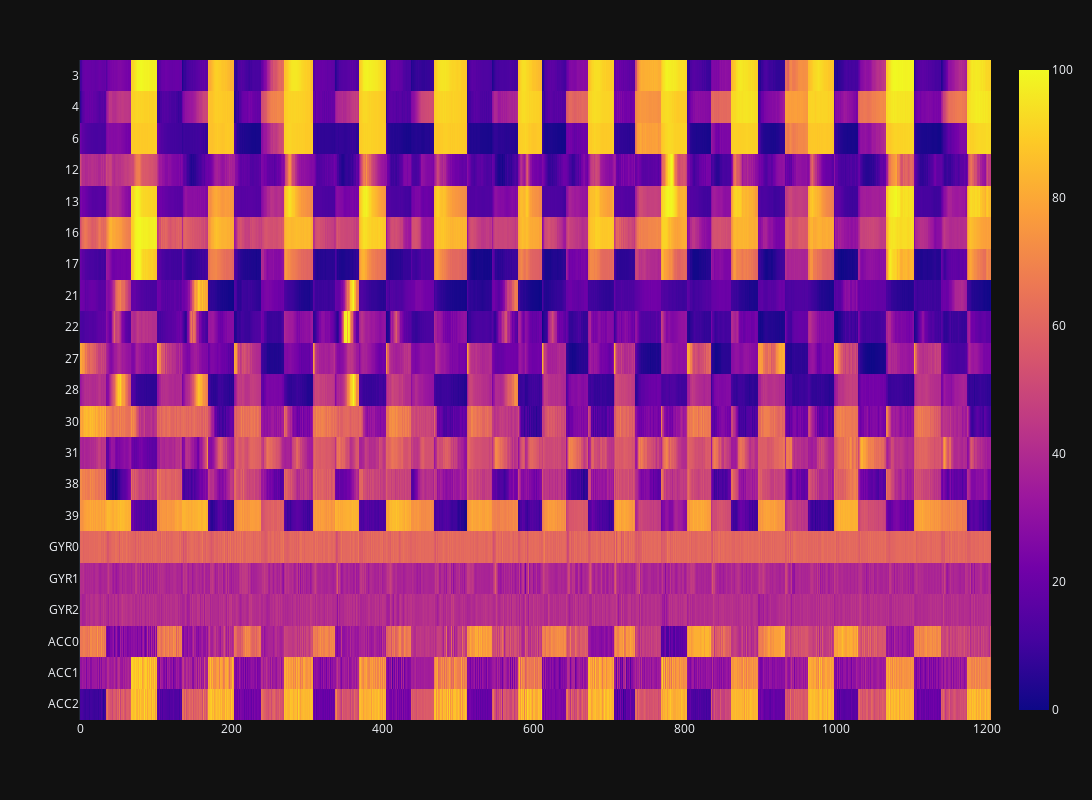

Notebook code for this chart:
### Code cell
montage = "2023-05-15_16-16-08.palm"
montage_info = meta_info.loc[montage]
X_train, _, y_train, _, _ = read_train_and_test(montage, montage_info['mark_sensors'] + cols_gyr + cols_acc, 'act_label')
bounds = pd.read_csv('marked/' + montage + '.bounds').iloc[:, 0]

scaler = MinMaxScaler((0, 100))
X_train = pd.DataFrame(scaler.fit_transform(X_train), columns=X_train.columns, index=X_train.index)

mask = (y_train == 2) #| (y_train == 12) | (y_train == 22)
X_train_masked = X_train[mask].reset_index(drop=True)

fig = px.imshow(X_train_masked.T, width=1500, height=800)
fig.show()
#for bound in bounds[:100]:
#    fig.add_vline(bound, line=dict(width=1), opacity=0.7)
X_train_masked

### Figure 1 — Plotly figure (JSON) as saved in the notebook; plotly's stock layout.template omitted (floating-point values rounded to 4 significant figures; data arrays with more than 128 entries replaced by an {"elided": "..."} marker saying what was removed)
{"data": [{"coloraxis": "coloraxis", "hovertemplate": "x: %{x}<br>y: %{y}<br>color: %{z}<extra></extra>", "name": "0", "type": "heatmap", "x": {"elided": "1206 int values"}, "xaxis": "x", "y": ["3", "4", "6", "12", "13", "16", "17", "21", "22", "27", "28", "30", "31", "38", "39", "GYR0", "GYR1", "GYR2", "ACC0", "ACC1", "ACC2"], "yaxis": "y", "z": {"elided": "21x1206 float values"}}], "layout": {"coloraxis": {"colorscale": [[0, "#0d0887"], [0.1111, "#46039f"], [0.2222, "#7201a8"], [0.3333, "#9c179e"], [0.4444, "#bd3786"], [0.5556, "#d8576b"], [0.6667, "#ed7953"], [0.7778, "#fb9f3a"], [0.8889, "#fdca26"], [1, "#f0f921"]]}, "height": 800, "margin": {"t": 60}, "width": 1500, "xaxis": {"anchor": "y", "constrain": "domain", "domain": [0, 1], "scaleanchor": "y"}, "yaxis": {"anchor": "x", "autorange": "reversed", "constrain": "domain", "domain": [0, 1]}}}
